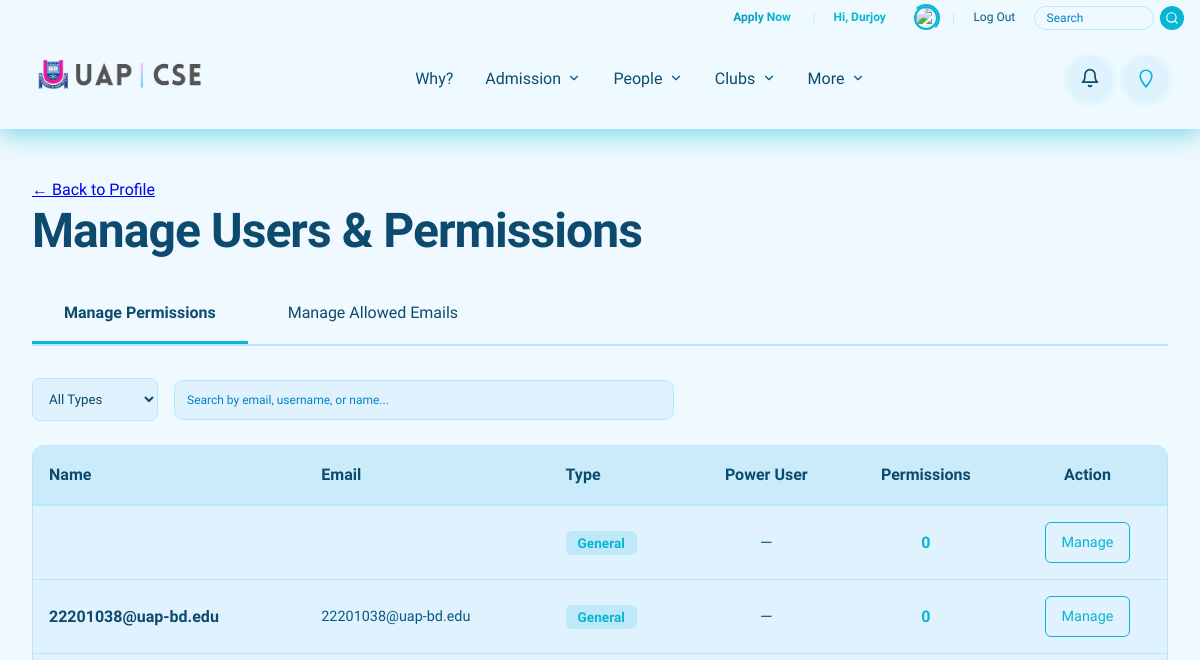
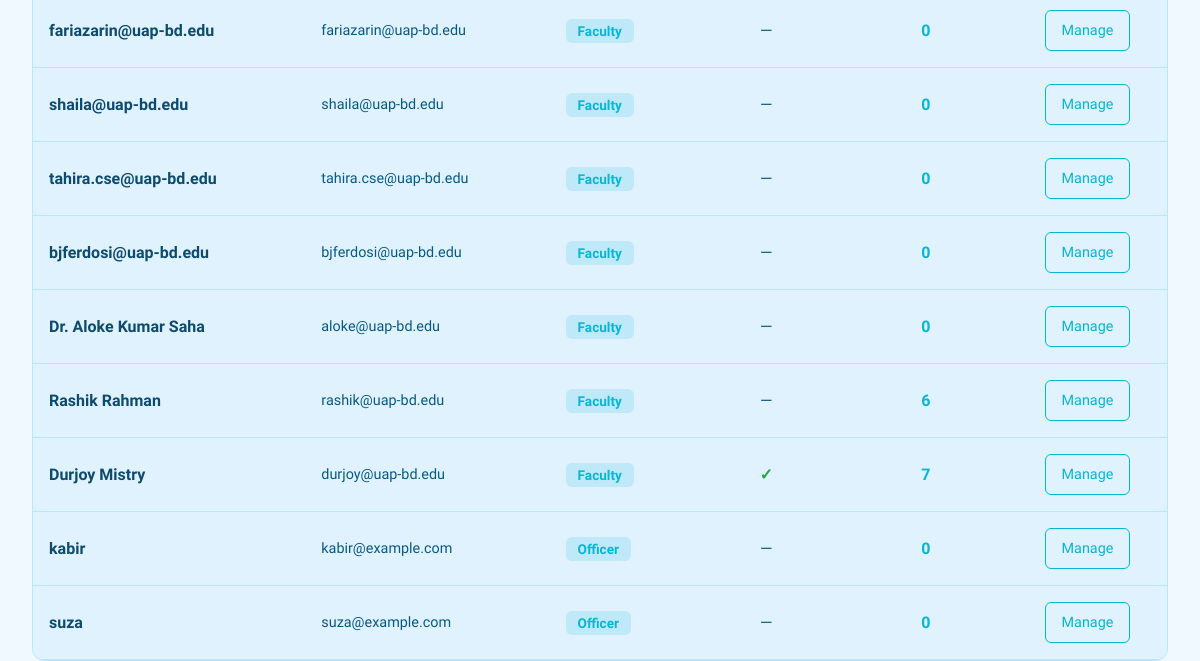
The page /people/manage-permissions/ (signed in, upper part) on the database as committed earlier (2 pictures, top to bottom).
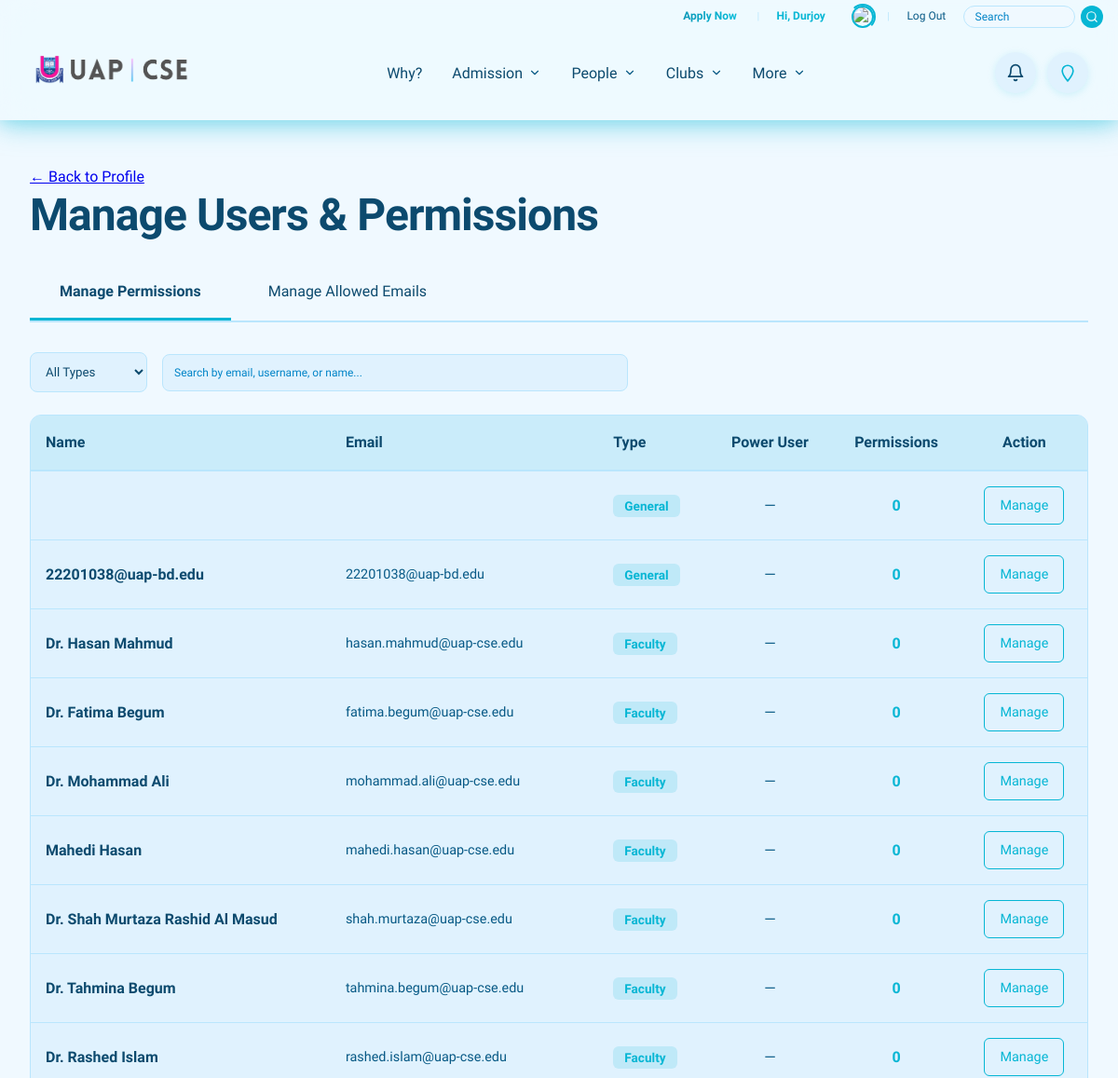
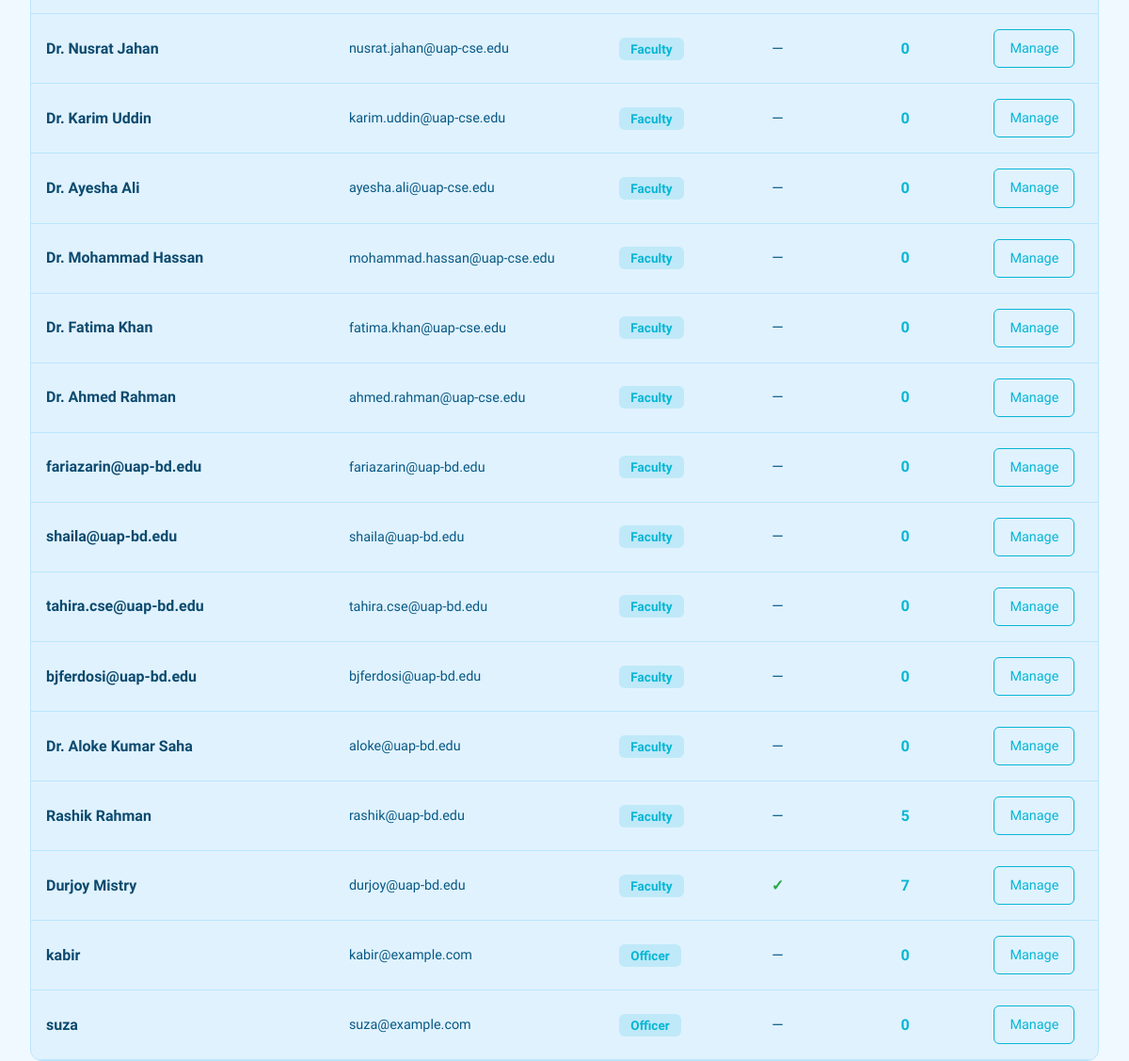
The same page on the database as committed later (2 pictures, top to bottom).
### people/models.py (models this page shows, shortened)
class BaseUser(AbstractUser):
    USER_TYPE_CHOICES = [
        ('faculty', 'Faculty'),
        ('staff', 'Staff'),
        ('officer', 'Officer'),
        ('club_member', 'Club Member'),
    ]
    allowed_email = models.OneToOneField(
        AllowedEmail,
        on_delete=models.CASCADE,
        related_name='base_user',
        blank=True,
        null=True,
        help_text="Reference to the allowed email entry (optional for superusers)"
    )
    user_type = models.CharField(
        max_length=20,
        choices=USER_TYPE_CHOICES,
        blank=True,
        null=True,
        help_text="Type of user (synced from AllowedEmail, optional for superusers)"
    )
    is_power_user = models.BooleanField(
        default=False,
        help_text="Whether this user can grant permissions to other users"
    )
    phone_number = models.CharField(
        max_length=20,
        blank=True,
        null=True,
        help_text="Contact phone number"
    )
    profile_picture = models.ImageField(
        upload_to='user_profiles/',
        blank=True,
        null=True,
        help_text="User profile picture"
    )
    created_at = models.DateTimeField(
        auto_now_add=True,
        help_text="Account creation date"
    )
    updated_at = models.DateTimeField(
        auto_now=True,
        help_text="Last update date"
    )
    class Meta:
        verbose_name = 'Base User'
        verbose_name_plural = 'Base Users'
        ordering = ['-created_at']

class Faculty(models.Model):
    DESIGNATION_CHOICES = [
        ('Professor', 'Professor'),
        ('Associate Professor', 'Associate Professor'),
        ('Assistant Professor', 'Assistant Professor'),
        ('Lecturer', 'Lecturer'),
        ('Teaching Assistant', 'Teaching Assistant'),
    ]
    base_user = models.OneToOneField(
        BaseUser,
        on_delete=models.CASCADE,
        primary_key=True,
        related_name='faculty_profile',
        help_text="Base user account"
    )
    name = models.CharField(
        max_length=50,
        default="Name",
        help_text="Full name of the faculty member"
    )
    shortname = models.CharField(
        max_length=5,
        default='N/A',
        help_text="Short name or initials"
    )
    designation = models.CharField(
        max_length=20,
        choices=DESIGNATION_CHOICES,
        null=True,
        blank=True,
        help_text="Academic designation"
    )
    phone = models.CharField(
        max_length=11,
        blank=True,
        null=True,
        help_text="Contact phone number"
    )
    bio = models.CharField(
        max_length=92,
        blank=True,
        null=True,
        help_text="Short biography (max 92 characters)"
    )
    about = RichTextField(
        blank=True,
        null=True,
        help_text="Detailed about section with rich text"
    )
    profile_pic = ImageCropField(
        upload_to='faculty_photos/',
        null=True,
        blank=True,
        help_text="Faculty profile picture"
    )
    cropping = ImageRatioField(
        'profile_pic',
        '400x400',
        size_warning=True,
        help_text="Crop image to 1:1 aspect ratio (400x400)"
    )
    joining_date = models.DateField(
        null=True,
        blank=True,
        help_text="Date when faculty joined"
    )
    last_office_date = models.DateField(
        null=True,
        blank=True,
        help_text="Last date of service at UAP. If set, faculty will be shown in Legacy Faculty section"
    )
    google_scholar_url = models.URLField(
        max_length=255,
        blank=True,
        null=True,
        help_text="Google Scholar profile URL"
    )
    researchgate_url = models.URLField(
        max_length=255,
        blank=True,
        null=True,
        help_text="ResearchGate profile URL"
    )
    orcid_url = models.URLField(
        max_length=255,
        blank=True,
        null=True,
        help_text="ORCID profile URL"
    )
    scopus_url = models.URLField(
        max_length=255,
        blank=True,
        null=True,
        help_text="Scopus profile URL"
    )
    linkedin_url = models.URLField(
        max_length=255,
        blank=True,
        null=True,
        help_text="LinkedIn profile URL"
    )
    researches = RichTextField(
        blank=True,
        null=True,
        help_text="Research information with rich text"
    )
    citation = models.PositiveIntegerField(
        default=0,
        blank=True,
        null=True,
        help_text="Total citations count"
    )
    sl = models.PositiveIntegerField(
        validators=[MinValueValidator(1)],
        blank=True,
        null=True,
        help_text="Serial number for ordering"
    )
    routine = RichTextField(
        blank=True,
        null=True,
        help_text="Faculty routine with rich text"
    )
    is_head = models.BooleanField(
        default=False,
        null=True,
        blank=True,
        help_text="Whether this faculty member is the head of department"
    )
    is_dept_proctor = models.BooleanField(
        default=False,
        null=True,
        blank=True,
        help_text="Whether this faculty member is the department proctor"
    )
    is_bsc_admission_coordinator = models.BooleanField(
        default=False,
        null=True,
        blank=True,
        help_text="Whether this faculty member is the BSc admission coordinator"
    )
    is_mcse_admission_coordinator = models.BooleanField(
        default=False,
        null=True,
        blank=True,
        help_text="Whether this faculty member is the MCSE admission coordinator"
    )
    is_on_study_leave = models.BooleanField(
        default=False,
        null=True,
        blank=True,
        help_text="Whether this faculty member is currently on study leave"
    )
    cv = models.FileField(
        upload_to='faculty_cvs/',
        null=True,
        blank=True,
        help_text="Faculty CV/resume document"
    )
    class Meta:
        verbose_name = 'Faculty'
        verbose_name_plural = 'Faculties'
        ordering = ['sl']

### people/views.py (the view, shortened to what this page needs)
# urls.py: path('manage-permissions/', views.manage_user_permissions_list, name='manage_user_permissions_list'),
@login_required
def manage_user_permissions_list(request):
    if not request.user.is_power_user:
        messages.error(request, 'Only power users can manage permissions.')
        return redirect('people:user_profile')
    active_tab = request.GET.get('tab', 'permissions')
    search_query = request.GET.get('search', '').strip()
    user_type_filter = request.GET.get('user_type', 'all')
    users = BaseUser.objects.filter(is_active=True).exclude(user_type='club_member').select_related('allowed_email')
    if user_type_filter != 'all':
        users = users.filter(user_type=user_type_filter)
    users = users.order_by('user_type', '-date_joined')
    users = users[:100]
    user_permission_counts = {}
    for user in users:
        user_permission_counts[user.id] = UserPermission.objects.filter(
            user=user,
            is_active=True
        ).count()
    user_type_choices = [
        ('all', 'All Types'),
        ('faculty', 'Faculty'),
        ('staff', 'Staff'),
        ('officer', 'Officer'),
        ('club_member', 'Club Member'),
    ]
    allowed_emails = AllowedEmail.objects.all().select_related('created_by')
    if search_query:
        allowed_emails = allowed_emails.filter(email__icontains=search_query)
    if user_type_filter != 'all':
        allowed_emails = allowed_emails.filter(user_type=user_type_filter)
    allowed_emails = allowed_emails.order_by('user_type', '-created_at')[:100]
    context = {
        'users': users,
        'allowed_emails': allowed_emails,
        'search_query': search_query,
        'user_type_filter': user_type_filter,
        'user_type_choices': user_type_choices,
        'user_permission_counts': user_permission_counts,
        'active_tab': active_tab,
    }
    return render(request, 'people/manage_user_permissions_list.html', context)

### clubs/context_processors.py (called while the page is built)
def clubs(request):
    clubs = Club.objects.all().order_by('sl', 'name')
    return {
        'clubs': clubs
    }

### designs/context_processors.py (called while the page is built)
def admission_elements(request):
    admission_elements = AdmissionElement.objects.all().order_by('sl')
    return {
        'admission_elements': admission_elements
    }

### people/templatetags/user_filters.py (called while the page is built)
@register.filter
def get_item(dictionary, key):
    if dictionary is None:
        return None
    return dictionary.get(key)

### templates/people/manage_user_permissions_list.html (shortened to what the changed rows need)
{% extends 'base.html' %}
{% load static %}
{% load user_filters %}
{% block content %}
<div class="container">
    <section class="user-profile-page">
        <div class="profile-header">
            <h1 class="page-title">Manage Users & Permissions</h1>
        </div>
        {% if active_tab == 'permissions' %}
        <div class="users-list">
            {% if users %}
                <div class="users-table-container" style="background: var(--bg-secondary); border-radius: 12px; overflow: hidden; border: 1px solid var(--border-color);">
                    <table class="users-table" style="width: 100%; border-collapse: collapse;">
                        <thead>
                            <tr style="background: color-mix(in srgb, var(--color-primary) 10%, var(--bg-secondary)); border-bottom: 2px solid var(--border-color);">
                                <th style="padding: 1rem; text-align: left; font-weight: 600; color: var(--text-primary);">Name</th>
                                <th style="padding: 1rem; text-align: left; font-weight: 600; color: var(--text-primary);">Email</th>
                                <th style="padding: 1rem; text-align: left; font-weight: 600; color: var(--text-primary);">Type</th>
                                <th style="padding: 1rem; text-align: center; font-weight: 600; color: var(--text-primary);">Power User</th>
                                <th style="padding: 1rem; text-align: center; font-weight: 600; color: var(--text-primary);">Permissions</th>
                                <th style="padding: 1rem; text-align: center; font-weight: 600; color: var(--text-primary);">Action</th>
                            </tr>
                        </thead>
                        <tbody>
                            {% for user in users %}
                                <tr class="user-row" style="border-bottom: 1px solid var(--border-color); transition: background 0.2s;">
                                    <td style="padding: 1rem; color: var(--text-primary);">
                                        <strong>{{ user.get_full_name|default:user.email }}</strong>
                                    </td>
                                    <td style="padding: 1rem; color: var(--text-secondary); font-size: 0.9rem;">
                                        {{ user.email }}
                                    </td>
                                    <td style="padding: 1rem;">
                                        <span style="padding: 0.25rem 0.75rem; background: color-mix(in srgb, var(--color-primary) 15%, transparent); color: var(--color-primary); border-radius: 6px; font-size: 0.85rem; font-weight: 600;">
                                            {% if user.user_type %}
                                                {{ user.user_type|title }}
                                            {% else %}
                                                General
                                            {% endif %}
                                        </span>
                                    </td>
                                    <td style="padding: 1rem; text-align: center;">
                                        {% if user.is_power_user %}
                                            <span style="color: #28a745; font-weight: 600;">✓</span>
                                        {% else %}
                                            <span style="color: var(--text-secondary);">—</span>
                                        {% endif %}
                                    </td>
                                    <td style="padding: 1rem; text-align: center;">
                                        <span style="color: var(--color-primary); font-weight: 600;">
                                            {{ user_permission_counts|get_item:user.id|default:0 }}
                                        </span>
                                    </td>
                                    <td style="padding: 1rem; text-align: center;">
                                        <a
                                            href="{% url 'people:manage_user_permissions' user.id %}"
                                            class="btn-link"
                                            style="padding: 0.5rem 1rem; text-decoration: none; color: var(--color-primary); border: 1px solid var(--color-primary); border-radius: 6px; font-size: 0.9rem; transition: all 0.2s; display: inline-block;"
                                        >
                                            Manage
                                        </a>
                                    </td>
                                </tr>
                            {% endfor %}
                        </tbody>
                    </table>
                </div>
            {% endif %}
        </div>
        {% endif %}
    </section>
</div>
{% endblock %}

### templates/base.html (shortened to what the changed rows need)
{% load static %}
{% load user_filters %}
<!DOCTYPE html>
<html lang="en">
<head>
<link rel="stylesheet" href="https://cdnjs.cloudflare.com/ajax/libs/font-awesome/6.5.1/css/all.min.css">
    <link rel="stylesheet" href="{% static 'css/main.css' %}">
</head>
<body>
    <nav class="navbar">
        <div class="nav-container">
            <div class="top-bar-right">
                <a href="#" class="top-bar-link apply-now-btn">Apply Now</a>
                <span class="top-bar-separator">|</span>
                {% if user.is_authenticated %}
                    <span class="top-bar-link user-greeting">Hi, {{ user|greeting_name }}</span>
                    <a href="{% url 'people:user_profile' %}" class="profile-pic-link" title="View Profile">
                        <div class="profile-pic-wrapper">
                            {% if user.profile_picture %}
                                <img src="/media/{{ user.profile_picture.name }}" alt="Profile" class="profile-pic-small">
                            {% elif user.user_type == 'faculty' and user.faculty_profile and user.faculty_profile.profile_pic %}
                                <img src="/media/{{ user.faculty_profile.profile_pic.name }}" alt="Profile" class="profile-pic-small">
                            {% elif user.user_type == 'staff' and user.staff_profile and user.staff_profile.profile_pic %}
                                <img src="/media/{{ user.staff_profile.profile_pic.name }}" alt="Profile" class="profile-pic-small">
                            {% elif user.user_type == 'officer' and user.officer_profile and user.officer_profile.profile_pic %}
                                <img src="/media/{{ user.officer_profile.profile_pic.name }}" alt="Profile" class="profile-pic-small">
                            {% elif user.user_type == 'club_member' and user.club_member_profile and user.club_member_profile.profile_pic %}
                                <img src="/media/{{ user.club_member_profile.profile_pic.name }}" alt="Profile" class="profile-pic-small">
                            {% else %}
                                <img src="{% static 'defaults/people.png' %}" alt="Profile" class="profile-pic-small">
                            {% endif %}
                        </div>
                    </a>
                    <span class="top-bar-separator">|</span>
                    <a href="{% url 'logout' %}" class="top-bar-link">Log Out</a>
                {% else %}
                    <a href="{% url 'login' %}" class="top-bar-link">Login</a>
                    <span class="top-bar-separator">|</span>
                    <a href="{% url 'signup' %}" class="top-bar-link">Sign Up</a>
                {% endif %}
                <div class="top-bar-search">
                    <input type="text" placeholder="Search" class="search-input">
                    <button class="search-btn" aria-label="Search">
                    </button>
                </div>
            </div>
        </div>
    </nav>
    <main class="main-content">
        {% block content %}{% endblock %}
    </main>
</body>
</html>

Rows that differ between the two databases and show on the page:
added BaseUser: get_full_name "Dr. Hasan Mahmud", email "hasan.mahmud@uap-cse.edu", user_type "Faculty", id "0"
added BaseUser: get_full_name "Dr. Fatima Begum", email "fatima.begum@uap-cse.edu", user_type "Faculty", id "0"
added BaseUser: get_full_name "Dr. Mohammad Ali", email "mohammad.ali@uap-cse.edu", user_type "Faculty", id "0"
added BaseUser: get_full_name "Mahedi Hasan", email "mahedi.hasan@uap-cse.edu", user_type "Faculty", id "0"
added BaseUser: get_full_name "Dr. Shah Murtaza Rashid Al Masud", email "shah.murtaza@uap-cse.edu", user_type "Faculty", id "0"
added BaseUser: get_full_name "Dr. Tahmina Begum", email "tahmina.begum@uap-cse.edu", user_type "Faculty", id "0"
added BaseUser: get_full_name "Dr. Rashed Islam", email "rashed.islam@uap-cse.edu", user_type "Faculty", id "0"
added BaseUser: get_full_name "Dr. Nusrat Jahan", email "nusrat.jahan@uap-cse.edu", user_type "Faculty", id "0"
added BaseUser: get_full_name "Dr. Karim Uddin", email "karim.uddin@uap-cse.edu", user_type "Faculty", id "0"
added BaseUser: get_full_name "Dr. Ayesha Ali", email "ayesha.ali@uap-cse.edu", user_type "Faculty", id "0"
added BaseUser: get_full_name "Dr. Mohammad Hassan", email "mohammad.hassan@uap-cse.edu", user_type "Faculty", id "0"
added BaseUser: get_full_name "Dr. Fatima Khan", email "fatima.khan@uap-cse.edu", user_type "Faculty", id "0"
added BaseUser: get_full_name "Dr. Ahmed Rahman", email "ahmed.rahman@uap-cse.edu", user_type "Faculty", id "0"
changed BaseUser "Rashik Rahman": id "6" → "5"
